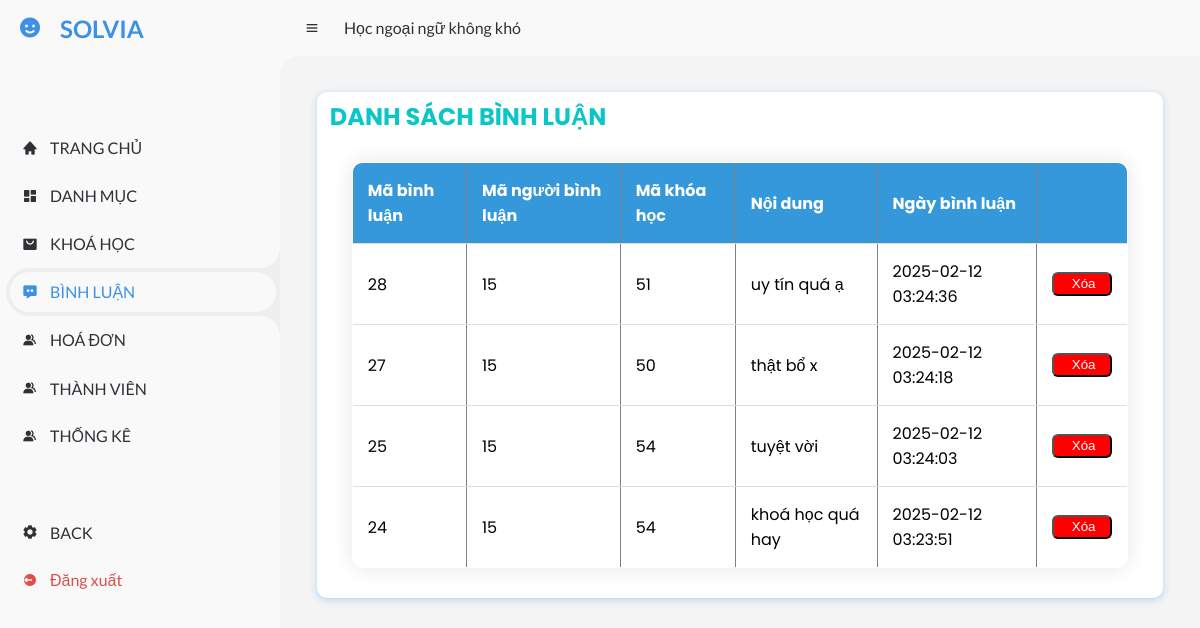
/admin/index.php?act=dsbl (signed in), run on the app's committed database.
### tables this page shows
CREATE TABLE `comments` (
  `comment_id` int(11) NOT NULL,
  `user_id` int(11) NOT NULL,
  `course_id` int(11) NOT NULL,
  `content` text NOT NULL,
  `timestamp` timestamp NOT NULL DEFAULT current_timestamp()
);

### model/pdo.php (called while the page is built, shortened)
<?php
function pdo_get_connection()
{
    $servername = "localhost";
    $username = "root";
    $password = "";
    try {
        $conn = new PDO("mysql:host=$servername;dbname=bankhoahoc", $username, $password);
        $conn->setAttribute(PDO::ATTR_ERRMODE, PDO::ERRMODE_EXCEPTION);
        return $conn;
    } catch (PDOException $e) {
        echo "Kết nối thất bại: " . $e->getMessage();
    }
}
function pdo_query($sql)
{
    $sql_args = array_slice(func_get_args(), 1);
    try {
        $conn = Pdo_get_connection();
        $stmt = $conn->prepare($sql);
        $stmt->execute($sql_args);
        $rows = $stmt->fetchAll();
        return $rows;
    } catch (PDOException $e) {
        throw $e;
    } finally {
        unset($conn);
    }
}
?>

### model/binhluan.php (called while the page is built, shortened)
<?php
    function hien_thi_binh_luan(){
        $sql = "SELECT * FROM comments ORDER BY comment_id DESC";
        return pdo_query($sql);
    }
?>

### admin/binhluan/list.php (the view)
<main>
    <div class="row2 container">
        <div class="row2 font_title mt-5">
            <h1>DANH SÁCH BÌNH LUẬN</h1>
        </div>
        <div class="row2 form_content ">
            <form action="#" method="POST">
                <div class="row2 mb10 formds_loai">
                    <table border="1">
                        <tr>
                            <th>Mã bình luận</th>
                            <th>Mã người bình luận</th>
                            <th>Mã khóa học</th>
                            <th>Nội dung</th>
                            <th>Ngày bình luận</th>
                            <th></th>
                        </tr>
                        <?php
                        foreach ($danhsachbl as $dsbl) {
                            extract($dsbl);
                            $xoabl = "index.php?act=xoabl&comment_id=" . $comment_id;
                            echo '<tr>
                                    <td>' . $comment_id . '</td>
                                    <td>' . $user_id . '</td>
                                    <td>' . $course_id . '</td>
                                    <td>' . $content . '</td>
                                    <td>' . $timestamp . '</td>
                                    <td>
                        <a href="' . $xoabl . '"><input class="btn_delete_listdm" type="button" value="Xóa"></a>
                                    </td>
                                </tr>';
                        }
                        ?>
                    </table>
                </div>
            </form>
        </div>
    </div>
</main>
</section>

### css/admin.css (style rules this page uses)
* { margin: 0; padding: 0; box-sizing: border-box; }
a { text-decoration: none; }
:root { --poppins: 'Poppins', sans-serif; --lato: 'Lato', sans-serif; --light: #F9F9F9; --blue: #3C91E6; --light-blue: #CFE8FF; --grey: #eee; --dark-grey: #AAAAAA; --dark: #342E37; --red: #DB504A; --yellow: #FFCE26; --light-yellow: #FFF2C6; --orange: #FD7238; --light-orange: #FFE0D3; }
html { overflow-x: hidden; }
body { background: var(--grey); overflow-x: hidden; }
#content main { width: 100%; padding: 36px 24px; font-family: var(--poppins); max-height: calc(100vh - 56px); overflow-y: auto; }

### css/contentadmin.css (style rules this page uses)
.container { box-shadow: 0 1px 2px 0 rgba(39, 147, 231, 0.1), 0 2px 6px 2px rgba(0, 136, 240, 0.15); background-color: #ffffff; padding: 10px 0 0 0; border-radius: 10px; overflow: auto; }
.row2 { width: 97%; margin: 0 auto; }
.font_title h1 { color: rgb(10, 198, 198); line-height: 30px; }
.mb10 { margin-bottom: 10px; }
.form_content { padding: 10px; }
body { font-family: Arial, sans-serif; background-color: #f4f4f4; }
table { width: 100%; border-collapse: collapse; margin-top: 20px; margin-bottom: 20px; overflow: hidden; box-shadow: 0 0 20px rgba(0, 0, 0, 0.1); border-radius: 10px; background-color: #fff; }
th, td { padding: 15px; text-align: left; border-bottom: 1px solid #ddd; }
th { background-color: #3498db; color: #fff; }
table input[type="button"] { margin-top: 5px; margin-bottom: 5px; width: 100%; border-radius: 6px; color: #ffffff; padding: 1px 4px 1px 7px; width: 60px; line-height: 18px; }
.btn_delete_listdm { background-color: red; }

### data on the page
comments: comment_id "28", user "15", course "51", content "uy tín quá ạ", timestamp "2025-02-12 03:24:36"
comments: comment_id "27", user "15", course "50", content "thật bổ x", timestamp "2025-02-12 03:24:18"
comments: comment_id "25", user "15", course "54", content "tuyệt vời", timestamp "2025-02-12 03:24:03"
comments: comment_id "24", user "15", course "54", content "khoá học quá hay", timestamp "2025-02-12 03:23:51"
